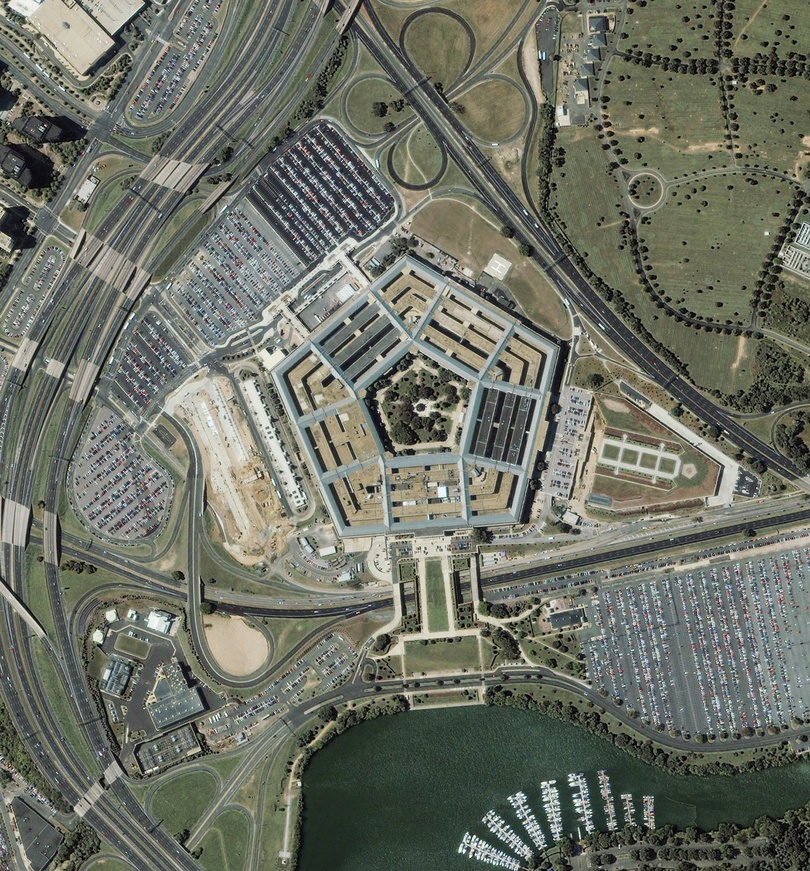
%> input picture Homework/Assignment_09/ransac/img/3.jpg, 810 x 871 px, shrunk from 1500 x 1614 before the run
$ octave assignment_09.m   (GNU Octave 9; MATLAB toolbox functions it lacks are replaced by stand-ins)
%> lines starting %> are read from the running program, lines starting %| are printed output that depends on the picture
### Homework/Assignment_09/ransac/Surf_func.m
%% Object Detection with SURF

function [Pos1, Pos2] = Surf_func(I1, I2)

% I1 = imread(img1);
Ipts1 = OpenSurf(I1);

for k = 1:length(Ipts1)
    D1(:, k) = Ipts1(k).descriptor;
end

% I2 = imread(img2);
Ipts2 = OpenSurf(I2);

for k = 1:length(Ipts2)
    D2(:, k) = Ipts2(k).descriptor;
end

BaseLength = length(Ipts1);
SubLength = length(Ipts2);

for i = 1:BaseLength
    subtract = (repmat(D1(:,i), [1 SubLength]) - D2).^2;
    distance = sum(subtract);
    [SubValue(i), SubIndex(i)] = min(distance);
end

[value, index] = sort(SubValue);

NumberOfPoints = 100;
BaseIndex = index(1:NumberOfPoints);
SubIndex = SubIndex(index(1:NumberOfPoints));

Pos1 = [ [Ipts1(BaseIndex).y]', ...
    [Ipts1(BaseIndex).x]' ]';
Pos2 = [ [Ipts2(SubIndex).y]', ...
    [Ipts2(SubIndex).x]' ]';

### Homework/Assignment_08/OpenSurf.m
function ipts=OpenSurf(img,Options)
% This function OPENSURF, is an implementation of SURF (Speeded Up Robust
% Features). SURF will detect landmark points in an image, and describe
% the points by a vector which is robust against (a little bit) rotation
% ,scaling and noise. It can be used in the same way as SIFT (Scale-invariant
% feature transform) which is patented. Thus to align (register) two
% or more images based on corresponding points, or make 3D reconstructions.
%
% This Matlab implementation of Surf is a direct translation of the
% OpenSurf C# code of Chris Evans, and gives exactly the same answer.
% Chris Evans wrote one of the best, well structured all inclusive SURF
% implementations. On his site you can find Evaluations of OpenSURF
% and the C# and C++ code. http://www.chrisevansdev.com/opensurf/
% Chris Evans gave me permisson to publish this code under the (Mathworks)
% BSD license.
%
% Ipts = OpenSurf(I, Options)
%
% inputs,
%   I : The 2D input image color or greyscale
%   (optional)
%   Options : A struct with options (see below)
%
% outputs,
%   Ipts : A structure with the information about all detected Landmark points
%     Ipts.x , ipts.y : The landmark position
%     Ipts.scale : The scale of the detected landmark
%     Ipts.laplacian : The laplacian of the landmark neighborhood
%     Ipts.orientation : Orientation in radians
%     Ipts.descriptor : The descriptor for corresponding point matching
%
% options,
%   Options.verbose : If set to true then useful information is
%                     displayed (default false)
%   Options.upright : Boolean which determines if we want a non-rotation
%                       invariant result (default false)
%   Options.extended : Add extra landmark point information to the
%                   descriptor (default false)
%   Options.tresh : Hessian response treshold (default 0.0002)
%   Options.octaves : Number of octaves to analyse(default 5)
%   Options.init_sample : Initial sampling step in the image (default 2)
%
% Example 1, Basic Surf Point Detection
% % Load image
%   I=imread('TestImages/test.png');
% % Set this option to true if you want to see more information
%   Options.verbose=false;
% % Get the Key Points
%   Ipts=OpenSurf(I,Options);
% % Draw points on the image
%   PaintSURF(I, Ipts);
%
% Example 2, Corresponding points
% % See, example2.m
%
% Example 3, Affine registration
% % See, example3.m
%
% Function is written by D.Kroon University of Twente (July 2010)

% Add subfunctions to Matlab Search path
functionname='OpenSurf.m';
functiondir=which(functionname);
functiondir=functiondir(1:end-length(functionname));
addpath([functiondir '/SubFunctions'])

% Process inputs
defaultoptions=struct('tresh',0.0002,'octaves',5,'init_sample',2,'upright',false,'extended',false,'verbose',false);
if(~exist('Options','var'))
    Options=defaultoptions;
else
    tags = fieldnames(defaultoptions);
    for i=1:length(tags)
         if(~isfield(Options,tags{i})),  Options.(tags{i})=defaultoptions.(tags{i}); end
    end
    if(length(tags)~=length(fieldnames(Options)))
        warning('register_volumes:unknownoption','unknown options found');
    end
end

% Create Integral Image
iimg=IntegralImage_IntegralImage(img);

% Extract the interest points
FastHessianData.thresh = Options.tresh;
FastHessianData.octaves = Options.octaves;
FastHessianData.init_sample = Options.init_sample;
FastHessianData.img = iimg;
ipts = FastHessian_getIpoints(FastHessianData,Options.verbose);

% Describe the interest points
if(~isempty(ipts))
    ipts = SurfDescriptor_DecribeInterestPoints(ipts,Options.upright, Options.extended, iimg, Options.verbose);
end

### Homework/Assignment_09/assignment_09.m
% Joshua Van Deren

close all; clear all; clc;
addpath(genpath('ransac'));

Registered_1 = 'img/3.jpg';
Registered_2 = 'img/4.jpg';

% Reading in images.. if past the first frame, use the Jregistered
% image from the previous step as pos1, and load a new image into pos2
pos1 = imread(Registered_1);
%> pos1 is the input picture: size 871x810x3 uint8; mean R, G, B 108.6, 112.3, 100.6
pos2 = imread(Registered_2);
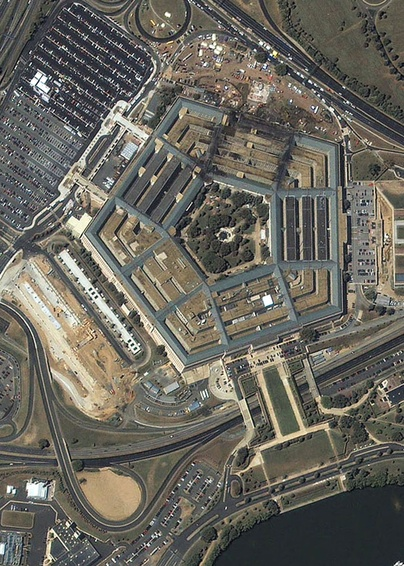
%> input picture Homework/Assignment_09/ransac/img/4.jpg, 404 x 566 px, shrunk from 748 x 1048 before the run
%> pos2 is the input picture: size 566x404x3 uint8; mean R, G, B 104.7, 102.3, 94

% Convert images to grayscale (necessary for Harris corner detection)
Im1 = rgb2gray(pos1);
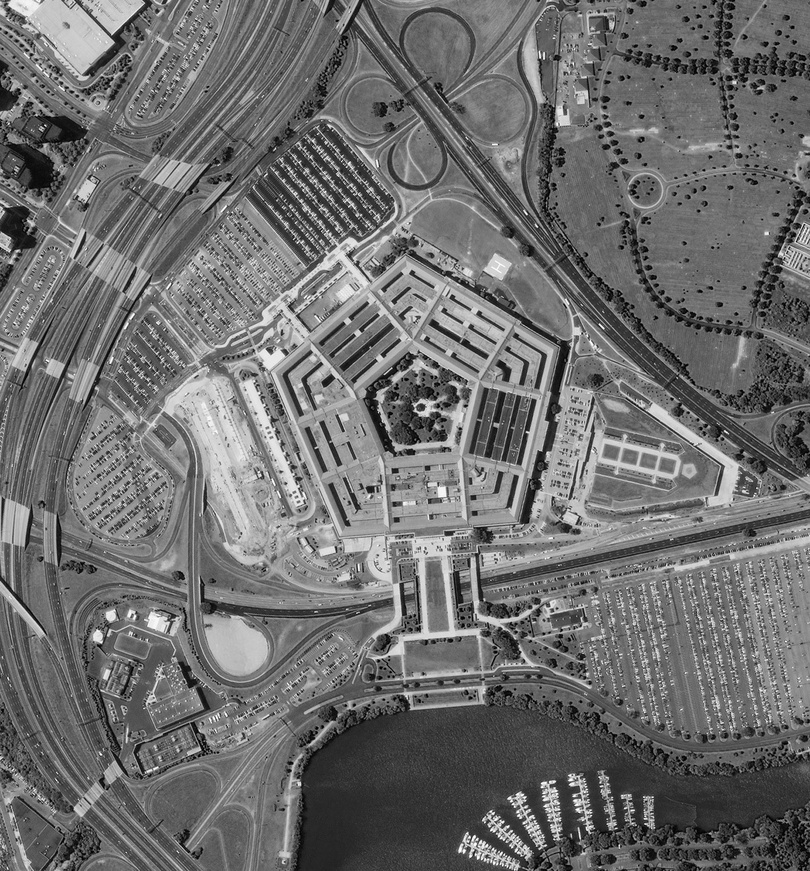
%> Im1: size 871x810 uint8; min 0, max 255, mean 109.8
Im2 = rgb2gray(pos2);
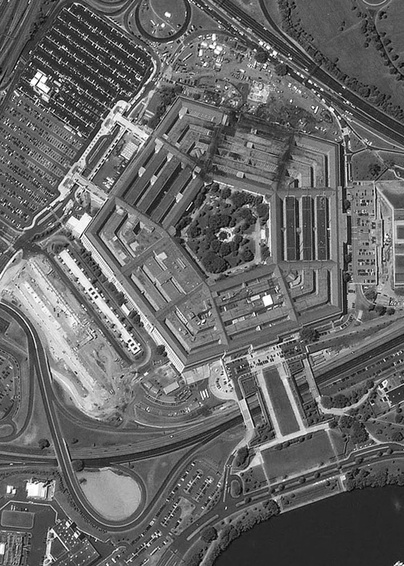
%> Im2: size 566x404 uint8; min 0, max 255, mean 102.1
%> the run ends on the next line

[m1, m2] = Surf_func(Im1, Im2);
